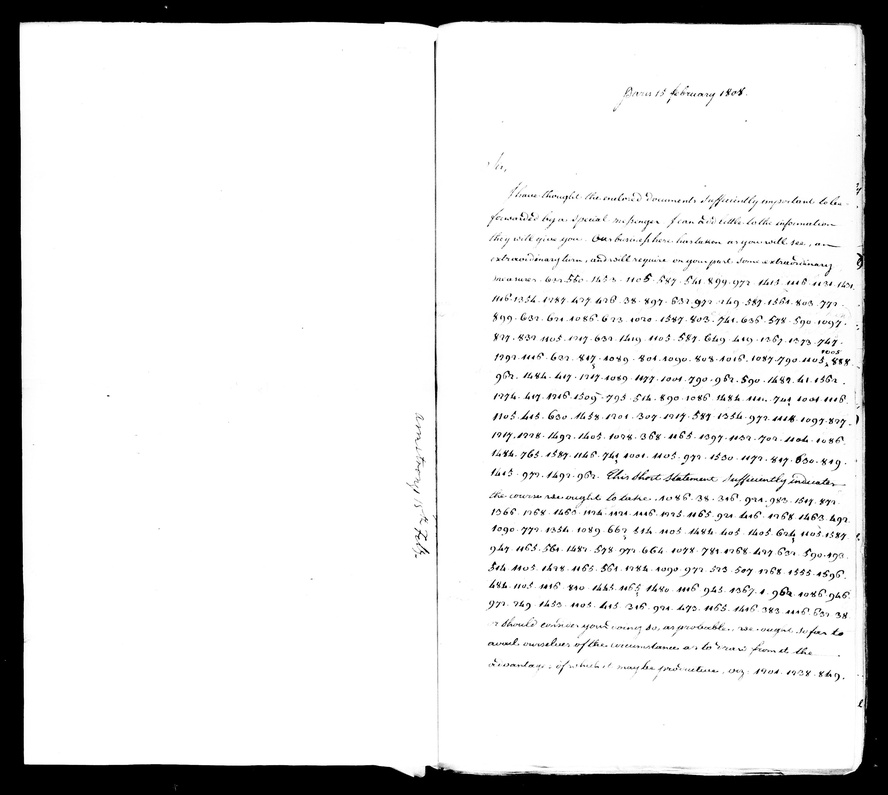
#> input picture ciphers/armstrong-madison-1808/images/M34-014-0024.jpg, 888 x 795 px, shrunk from 3333 x 2982 before the run
$ python segment.py ../../armstrong-madison-1808/images/M34-014-0024.jpg
#> lines starting #> are read from the running program, lines starting #| are printed output that depends on the picture; after the words box and inside, x2 and y2 are one past the last pixel; in counts of white or black regions, pixels touching at a corner belong together
#!/usr/bin/env python3
"""Connected-component sign segmentation for a Scorpion cryptogram scan.
Usage: python3 segment.py IMAGE.jpg [--dilate N] [--min-area N]
Thresholds to binary ink, does a morphological closing to merge multi-stroke
glyphs (dilate N), labels connected components, drops specks under --min-area,
clusters components into text rows by y-centroid, sorts each row left to right,
and prints one row per cryptogram line with component bounding boxes.
"""
import sys, numpy as np
from PIL import Image
from scipy import ndimage

def main():
    path = sys.argv[1]
    dilate = 3
    min_area = 15
    if '--dilate' in sys.argv:
        dilate = int(sys.argv[sys.argv.index('--dilate')+1])
    if '--min-area' in sys.argv:
        min_area = int(sys.argv[sys.argv.index('--min-area')+1])

    im = Image.open(path).convert('L')
#> im is the input picture: PIL image 888x795 L; min 0, max 255, mean 222
    arr = np.array(im)
    # ink = dark pixels
    thresh = 140
    ink = arr < thresh
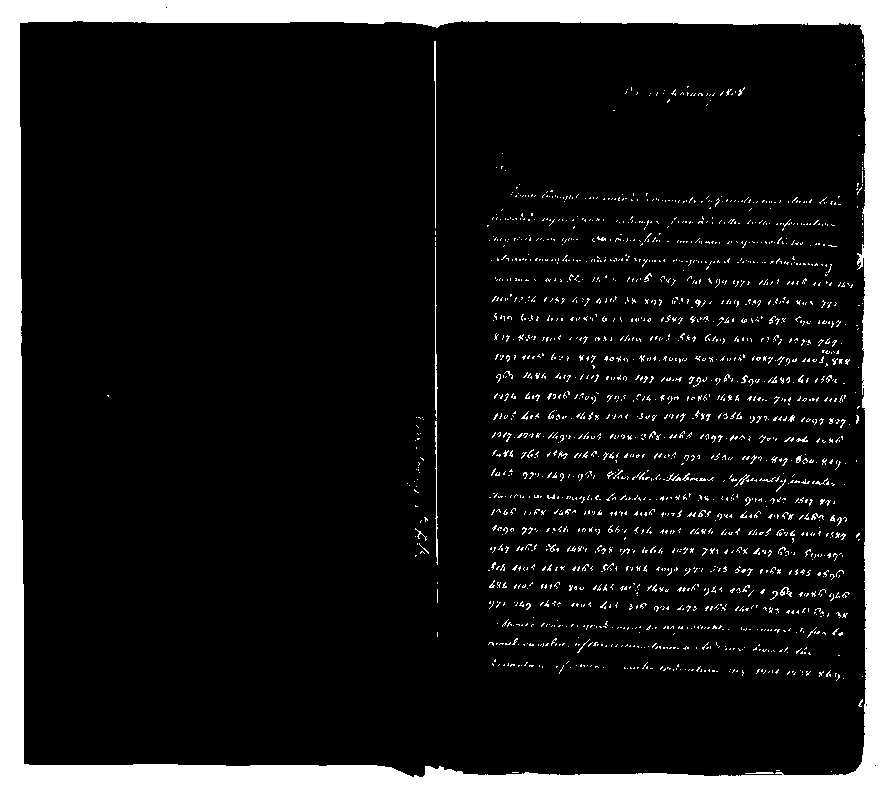
#> ink: shape (795, 888) bool; 12.7% white; 1866 white regions (1815 under 20 px), largest, box (x1, y1, x2, y2) and area: (0, 0, 888, 795) 76989, (435, 247, 438, 418) 230, (434, 41, 436, 228) 227

    struct = np.ones((dilate, dilate), dtype=bool)
    closed = ndimage.binary_dilation(ink, structure=struct)
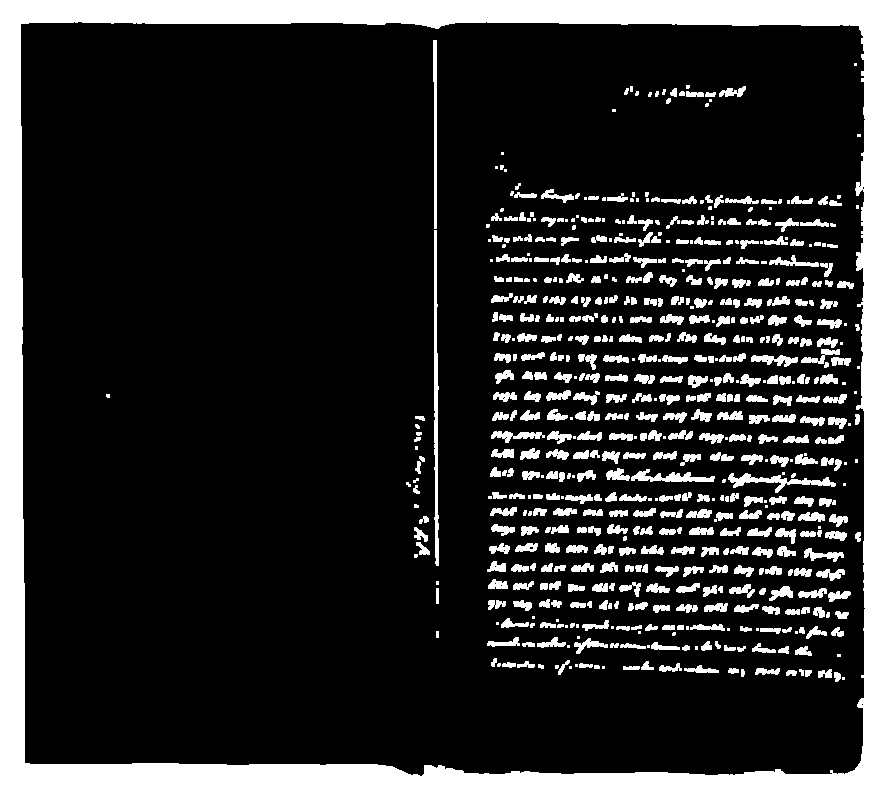
#> closed: shape (795, 888) bool; 17.8% white; 622 white regions (144 under 20 px), largest, box (x1, y1, x2, y2) and area: (0, 0, 888, 795) 80940, (434, 230, 439, 566) 1150, (728, 473, 836, 493) 690

    labeled, n = ndimage.label(closed)
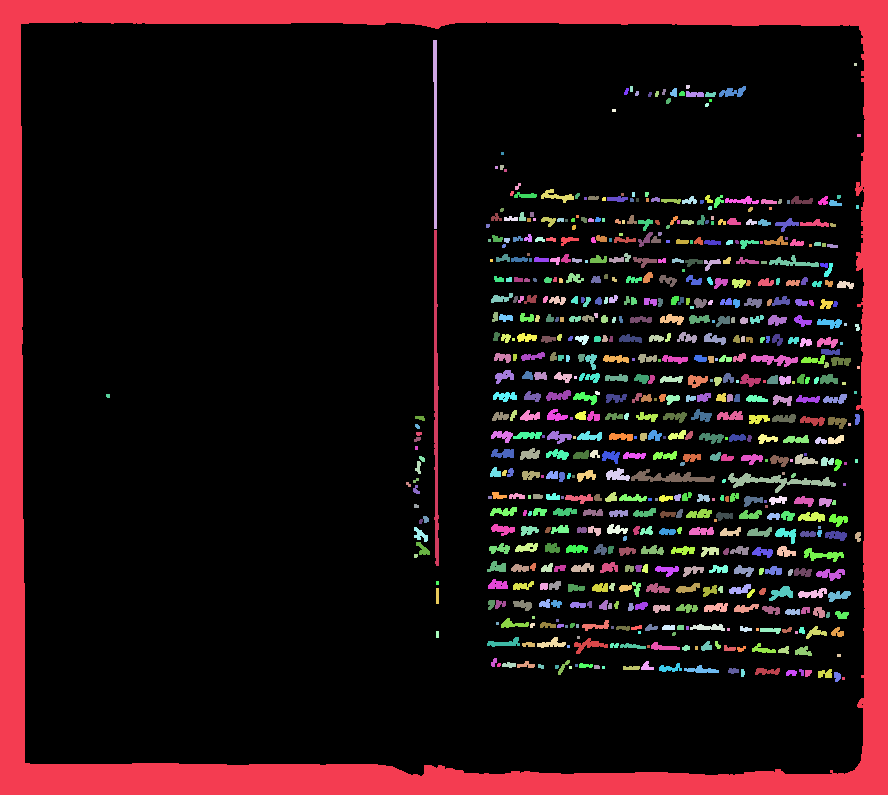
#> labeled: shape (795, 888) int32; 652 distinct labels, from 0 to 651; one colour per label, 0 black
#> n = 651
    objs = ndimage.find_objects(labeled)
#> objs = 651 items
    comps = []
    for i, sl in enumerate(objs, start=1):
        if sl is None:
            continue
        ys, xs = sl
        area = (labeled[sl] == i).sum()
        if area < min_area:
            continue
        cy = (ys.start + ys.stop) / 2
        cx = (xs.start + xs.stop) / 2
        comps.append({
            'id': i, 'y0': ys.start, 'y1': ys.stop, 'x0': xs.start, 'x1': xs.stop,
            'cy': cy, 'cx': cx, 'area': int(area), 'h': ys.stop-ys.start, 'w': xs.stop-xs.start
        })
#> this loop made 651 passes
#> (area, cy, cx) on passes 1, 2, 6: (80940, 397.5, 444), (609, 134.5, 435), (167, 91.5, 732.5)
#> after the loop, comps = 541 items

    comps.sort(key=lambda c: c['cy'])
    # cluster rows by cy gap
    rows = []
    cur = []
    last_cy = None
    row_gap = None
    heights = [c['h'] for c in comps]
#> heights = 541 values, max 795 at index 260, min 3 at index 106, mean 10.5
    med_h = sorted(heights)[len(heights)//2] if heights else 20
#> med_h = 8
    for c in comps:
        if last_cy is None or (c['cy'] - last_cy) < med_h * 0.8:
            cur.append(c)
        else:
            rows.append(cur)
            cur = [c]
        last_cy = c['cy']
#> this loop made 541 passes
#> last_cy on passes 1 to 3: 87, 89, 91.5
#> after the loop, rows = 25 items
    if cur:
        rows.append(cur)

    print(f"image={path} size={im.size} n_components={len(comps)} n_rows={len(rows)} median_h={med_h}")
#| image=../../armstrong-madison-1808/images/M34-014-0024.jpg size=(888, 795) n_components=541 n_rows=26 median_h=8
    total = 0
    for ri, row in enumerate(rows, start=1):
        row.sort(key=lambda c: c['cx'])
        total += len(row)
        print(f"-- row {ri}: {len(row)} signs --")
        for c in row:
            print(f"  id={c['id']:4d} x=[{c['x0']:4d},{c['x1']:4d}) y=[{c['y0']:4d},{c['y1']:4d}) w={c['w']:3d} h={c['h']:3d} area={c['area']:4d}")
#> this loop made 26 passes
#> total on passes 1 to 8: 12, 13, 14, 15, 16, 68, 91, 111
#> (printed output is left out)
#> after the loop, total = 541
    print(f"TOTAL signs = {total}")

if __name__ == '__main__':
    main()

$ run again, on ciphers/armstrong-madison-1808/images/M34-014-0029.jpg
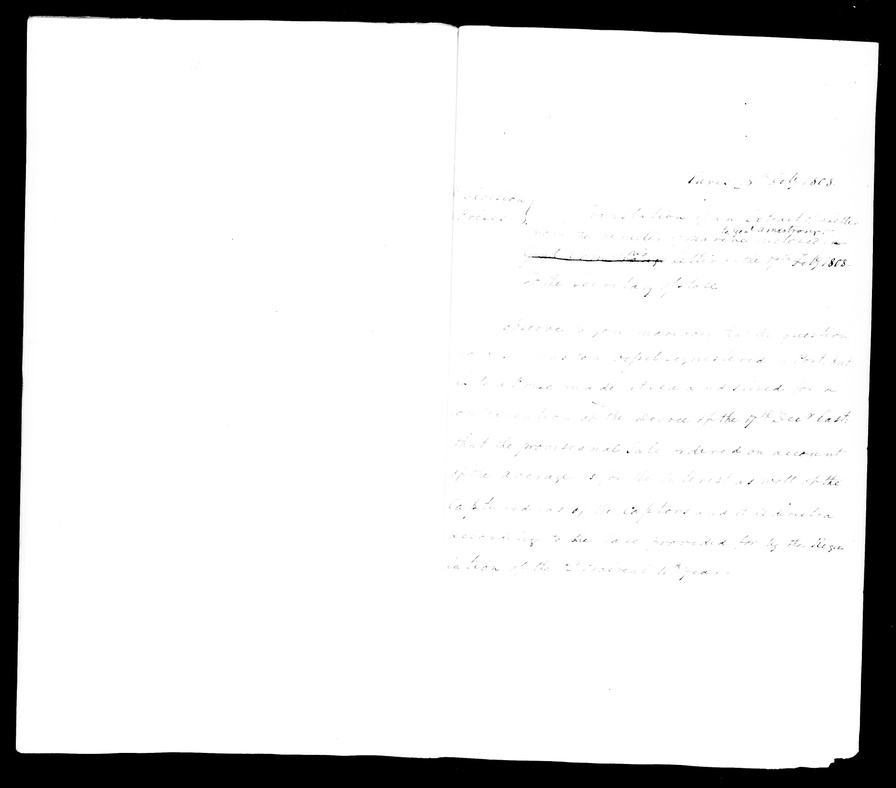
#> input picture ciphers/armstrong-madison-1808/images/M34-014-0029.jpg, 896 x 788 px, shrunk from 3728 x 3280 before the run
#> in main, im is the input picture: PIL image 896x788 L; min 0, max 255, mean 223.4
#> in main, `ink = arr < thresh`:
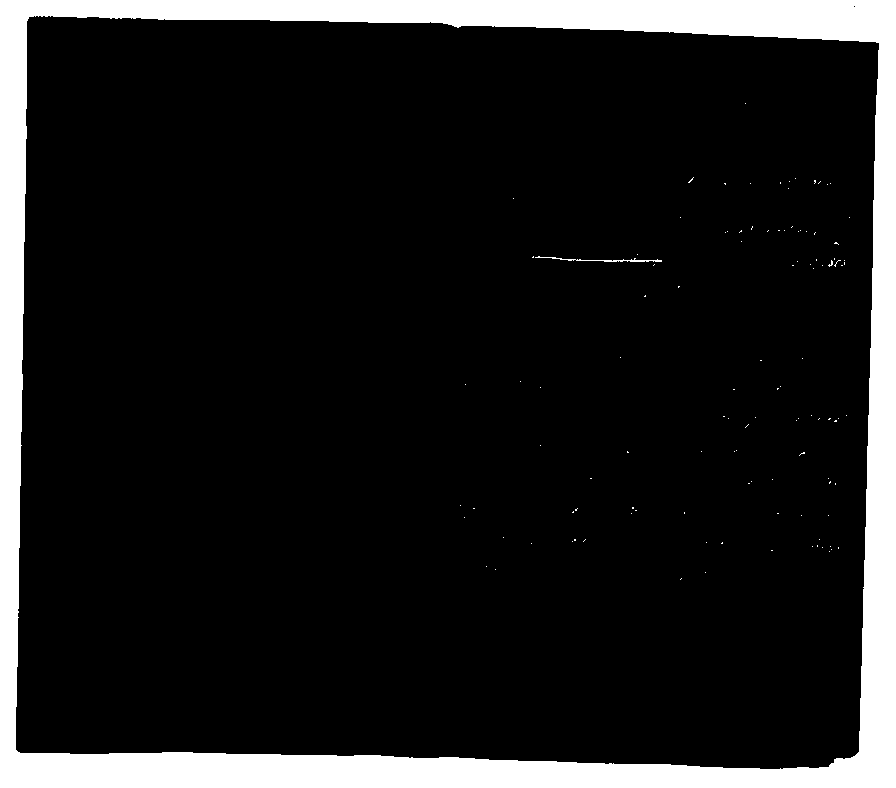
#> ink: shape (788, 896) bool; 12.2% white; 114 white regions (112 under 20 px), largest, box (x1, y1, x2, y2) and area: (0, 0, 896, 788) 86001, (535, 256, 662, 262) 192
#> closed: shape (788, 896) bool; 12.9% white; 93 white regions (74 under 20 px), largest, box (x1, y1, x2, y2) and area: (0, 0, 896, 788) 89289, (531, 255, 663, 267) 515, (827, 257, 842, 268) 95
#> in main, `labeled, n = ndimage.label(closed)`:
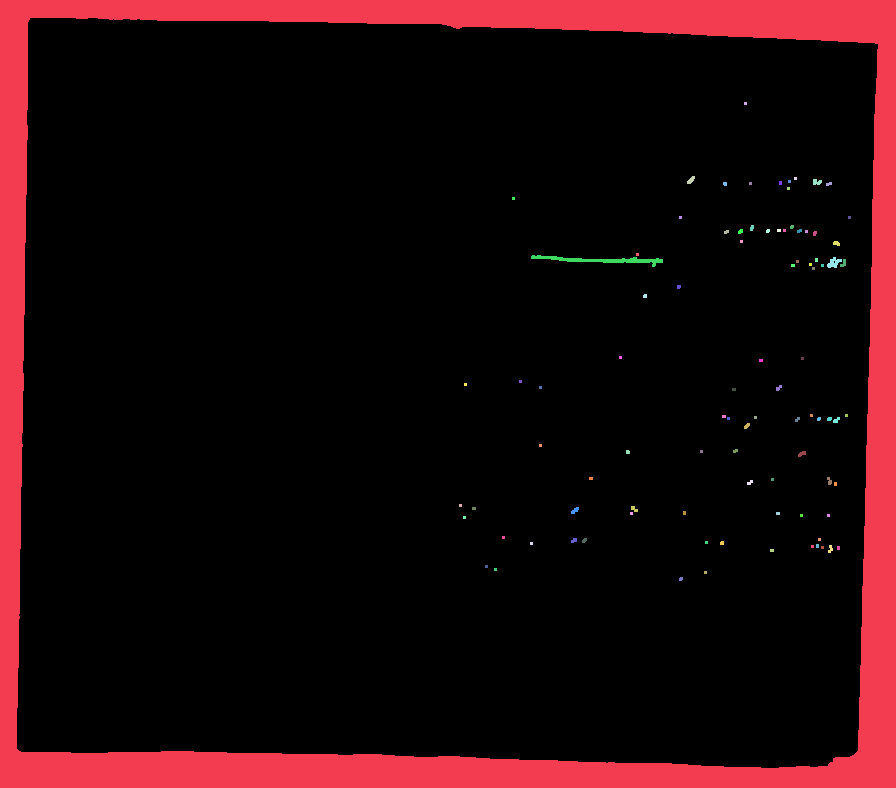
#> labeled: shape (788, 896) int32; 94 distinct labels, from 0 to 93; one colour per label, 0 black
#> n = 93
#> objs = 93 items
#> the loop in main, `for i, sl in enumerate(objs, start=1):` made 93 passes
#> (area, cy, cx) on passes 1, 3, 5, 15, 17, 26, 28, 29: (89289, 394, 448), (38, 180, 691), (42, 182, 817.5), (20, 228, 752), (20, 231.5, 740.5), (27, 243.5, 836.5), (515, 261, 597), (95, 262.5, 834.5)
#> after the loop in main, `for i, sl in enumerate(objs, start=1):`: comps = 32 items
#> heights = 32 values, max 788 at index 16, min 4 at index 2, mean 30.22
#> med_h = 5
#> the loop in main, `for c in comps:` made 32 passes
#> last_cy on passes 1 to 8: 180, 182, 184, 184, 228, 231, 231.5, 232
#> after the loop in main, `for c in comps:`: rows = 14 items
#| image=../../armstrong-madison-1808/images/M34-014-0029.jpg size=(896, 788) n_components=32 n_rows=15 median_h=5
#> the loop in main, `for ri, row in enumerate(rows, start=1):` made 15 passes
#> total on passes 1 to 8: 4, 9, 10, 13, 14, 15, 16, 17
#> (printed output is left out)
#> after the loop in main, `for ri, row in enumerate(rows, start=1):`: total = 32
#| TOTAL signs = 32

$ run again, on ciphers/armstrong-madison-1808/images/M34-014-0030.jpg
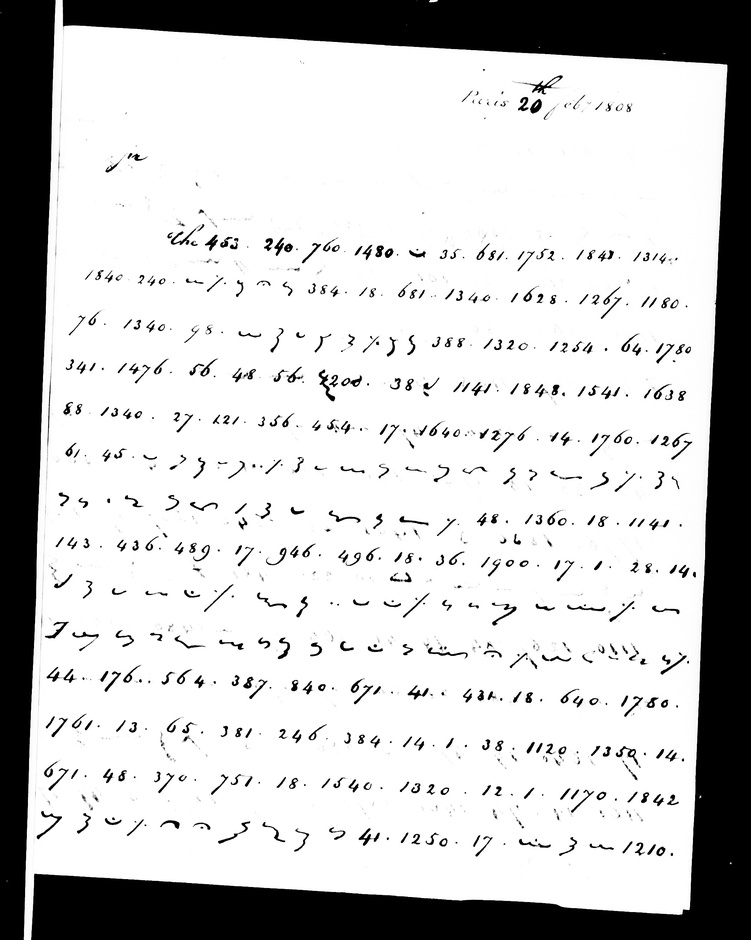
#> input picture ciphers/armstrong-madison-1808/images/M34-014-0030.jpg, 751 x 940 px, shrunk from 2096 x 2624 before the run
#> in main, im is the input picture: PIL image 751x940 L; min 0, max 255, mean 198.2
#> in main, `ink = arr < thresh`:
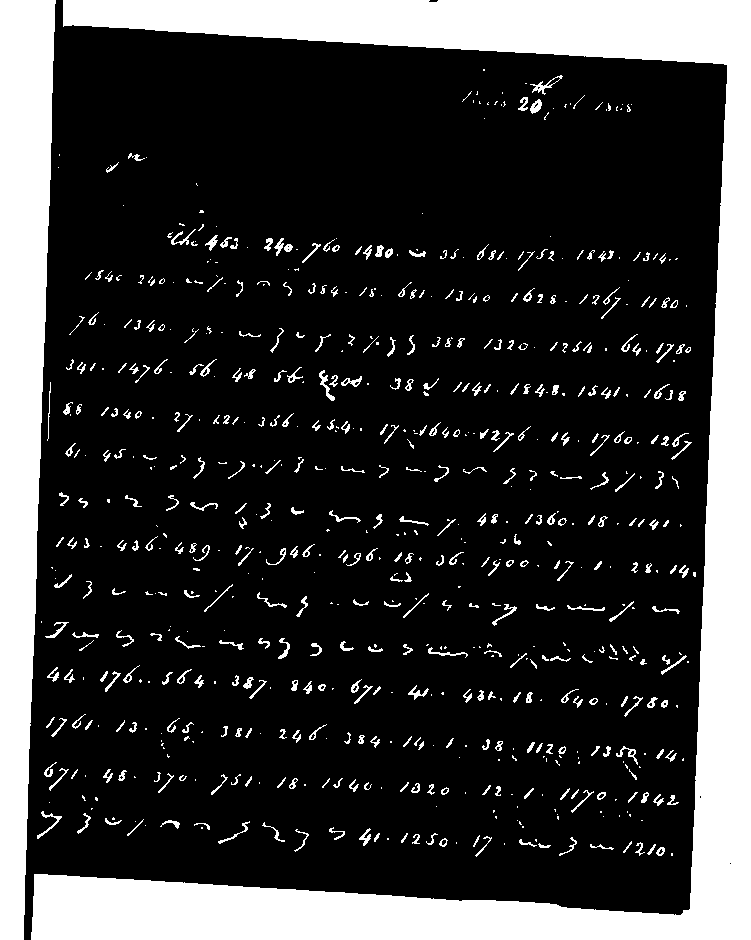
#> ink: shape (940, 751) bool; 22.2% white; 728 white regions (324 under 20 px), largest, box (x1, y1, x2, y2) and area: (31, 0, 751, 940) 100139, (0, 0, 56, 940) 37446, (530, 75, 563, 95) 145
#> closed: shape (940, 751) bool; 26.8% white; 612 white regions (154 under 20 px), largest, box (x1, y1, x2, y2) and area: (30, 0, 751, 940) 102551, (0, 0, 57, 940) 38419, (166, 223, 205, 247) 394
#> in main, `labeled, n = ndimage.label(closed)`:
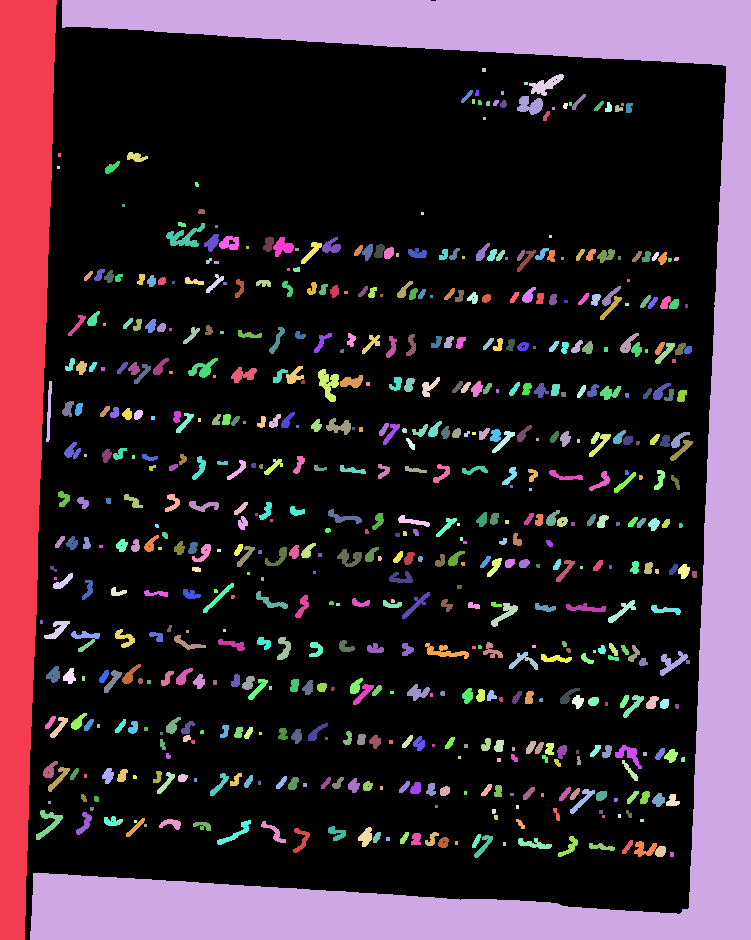
#> labeled: shape (940, 751) int32; 628 distinct labels, from 0 to 627; one colour per label, 0 black
#> n = 627
#> objs = 627 items
#> the loop in main, `for i, sl in enumerate(objs, start=1):` made 627 passes
#> (area, cy, cx) on passes 1, 2, 4: (38419, 470, 28.5), (102551, 470, 390.5), (328, 85, 546.5)
#> after the loop in main, `for i, sl in enumerate(objs, start=1):`: comps = 528 items
#> heights = 528 values, max 940 at index 222, min 3 at index 53, mean 15.9
#> med_h = 12
#> the loop in main, `for c in comps:` made 528 passes
#> last_cy on passes 1 to 3: 70, 85, 93
#> after the loop in main, `for c in comps:`: rows = 13 items
#| image=../../armstrong-madison-1808/images/M34-014-0030.jpg size=(751, 940) n_components=528 n_rows=14 median_h=12
#> the loop in main, `for ri, row in enumerate(rows, start=1):` made 14 passes
#> total on passes 1 to 8: 1, 17, 18, 19, 20, 21, 22, 91
#> (printed output is left out)
#> after the loop in main, `for ri, row in enumerate(rows, start=1):`: total = 528
